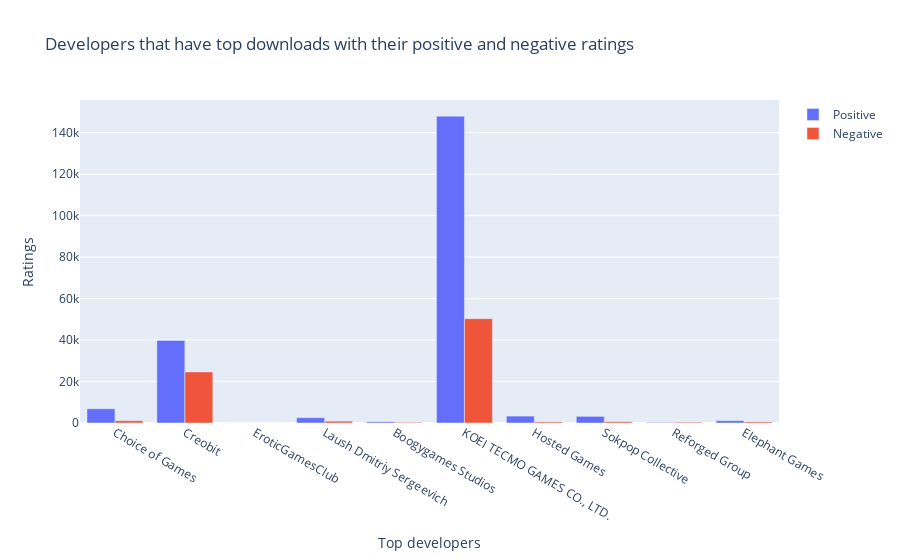

The notebook cell saved with this chart:
### Code cell
games_with_ratings = go.Figure(data=[
    go.Bar(name='Positive', x=top_developers_deom["Developers"], y=top_developers_deom["Positive"]),
    go.Bar(name='Negative', x=top_developers_deom["Developers"], y=top_developers_deom["Negative"])
])

games_with_ratings.update_layout(barmode='group',
    title_text='Developers that have top downloads with their positive and negative ratings',
    xaxis_title="Top developers",
    yaxis_title="Ratings")
games_with_ratings.show()

### Figure 1 — Plotly figure (JSON) as saved in the notebook; plotly's stock layout.template omitted (floating-point values rounded to 4 significant figures)
{"data": [{"name": "Positive", "type": "bar", "x": ["Choice of Games", "Creobit", "EroticGamesClub", "Laush Dmitriy Sergeevich", "Boogygames Studios", "KOEI TECMO GAMES CO., LTD.", "Hosted Games", "Sokpop Collective", "Reforged Group", "Elephant Games"], "y": [6865, 39845, 0, 2563, 603, 148003, 3332, 3201, 251, 1136]}, {"name": "Negative", "type": "bar", "x": ["Choice of Games", "Creobit", "EroticGamesClub", "Laush Dmitriy Sergeevich", "Boogygames Studios", "KOEI TECMO GAMES CO., LTD.", "Hosted Games", "Sokpop Collective", "Reforged Group", "Elephant Games"], "y": [1106, 24635, 0, 866, 304, 50306, 528, 611, 359, 529]}], "layout": {"barmode": "group", "title": {"text": "Developers that have top downloads with their positive and negative ratings"}, "xaxis": {"title": {"text": "Top developers"}}, "yaxis": {"title": {"text": "Ratings"}}}}
